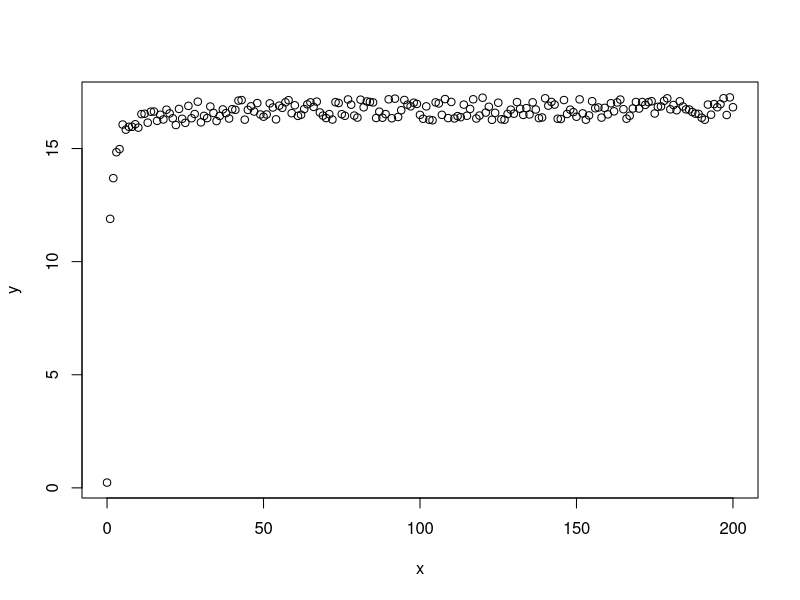
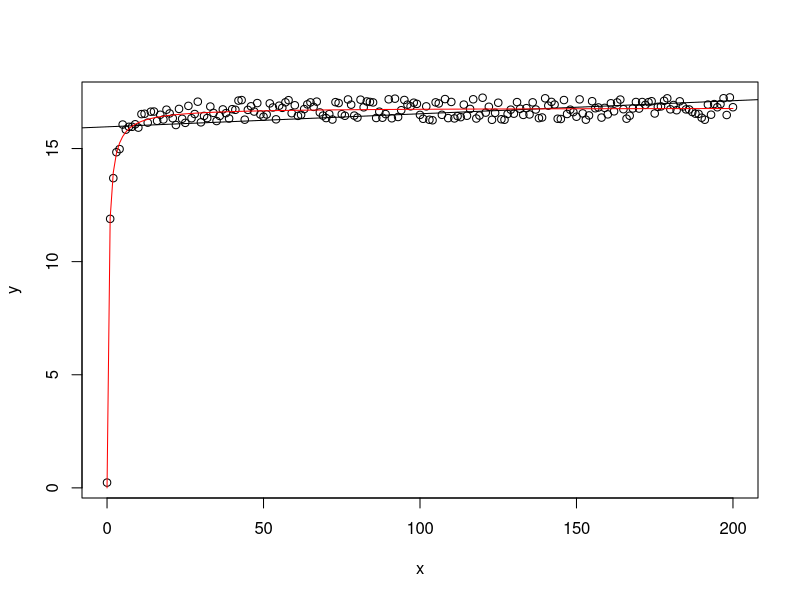

Source code (R) for these figures, in order:
x<-seq(0,200,1)
y<-((runif(1,8,25)*x)/(runif(1,0,7)+x))+runif(201,0,1)


plot(x,y)


LModel<-lm(y~x)
LMSummary<-summary(LModel)
LMSummary

NLModel<-nls(y~a*x/(b+x),start=list(a=1,b=0.1))
NLMSummary<-summary(NLModel)
NLMSummary

LMSummary$sigma
NLMSummary$sigma

plot(x,y)
abline(LModel)
lines(x,predict(NLModel),col="red")



